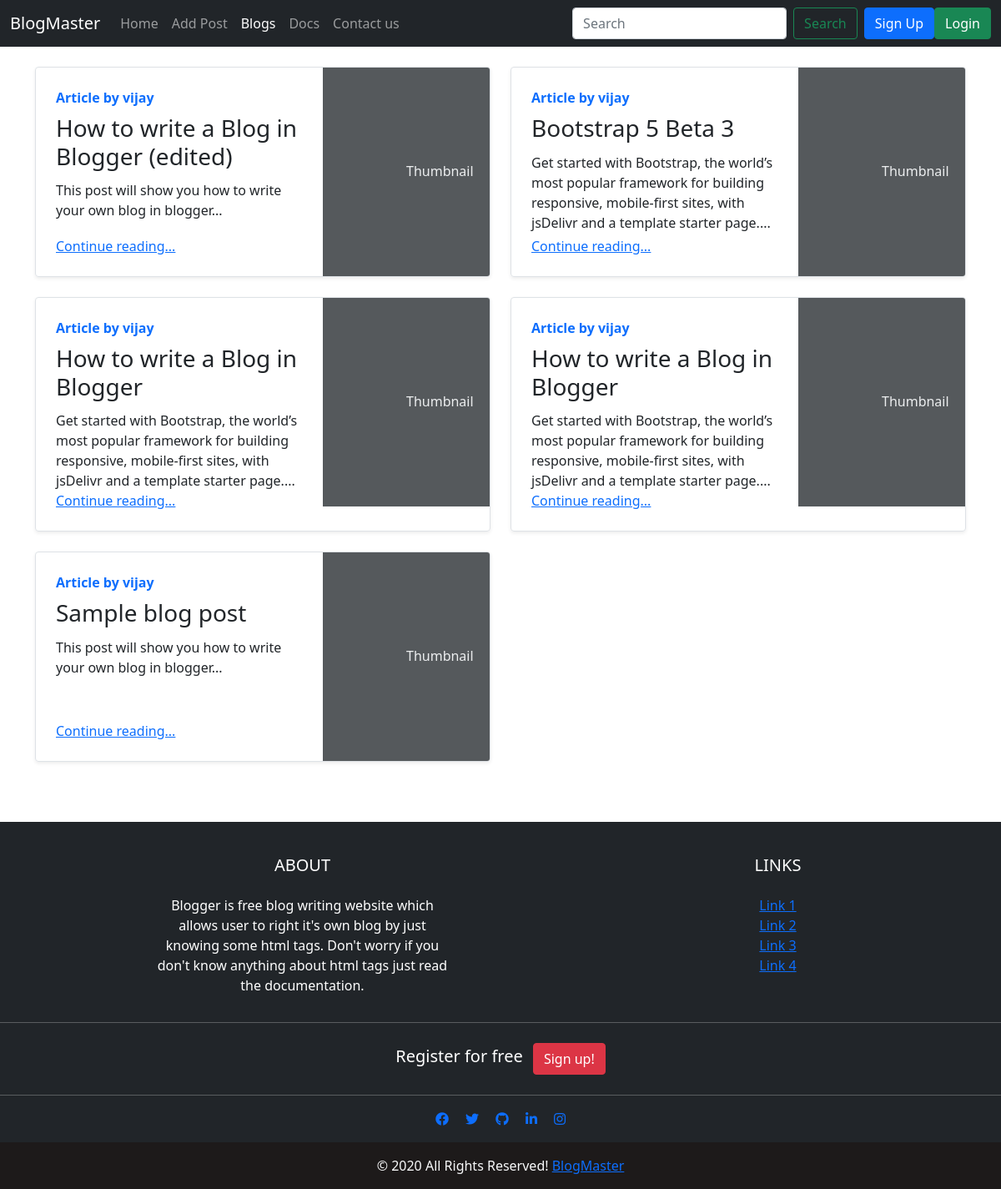
The page /articles on the database its author committed.
### blogPost/models.py (models this page shows, shortened)
class BlogPost(models.Model):
    id=models.AutoField(primary_key=True)
    user=models.ForeignKey(User,on_delete=models.CASCADE)
    title=models.CharField(max_length=100,default='')
    timestamp=models.DateTimeField(default=now)
    summary=models.CharField(max_length=1000,default='')
    content=RichTextField()
    about=models.TextField(max_length=10000,default='')
    image=models.ImageField(upload_to="images",blank=True)
    def human_readable_title(self):
        return self.title.replace(' ', '-')

### blogPost/views.py (the view)
# urls.py: path('articles',views.showArticles,name='articles'),
def showArticles(request):
    allPosts=BlogPost.objects.all()
    return render(request,'articles.html',{'blogs':allPosts})

### templates/articles.html (shortened to what this page needs)
{% extends 'base.html' %}
{% block article %}active{% endblock article %}
{% block body %}
<div class="container my-4">
    <div class="row mb-2">
        {% for blog in blogs %}
        <div class="col-md-6">
            <div class="row g-0 border rounded overflow-hidden flex-md-row mb-4 shadow-sm h-md-250 position-relative">
                <div class="col p-4 d-flex flex-column position-static">
                    <strong class="d-inline-block mb-2 text-primary">Article by {{blog.user}}</strong>
                    <h3 class="d-inline-block mb-2 ">{{blog.title}}</h3>
                    <p class="card-text mb-auto">{{blog.summary|slice:':200'}}...</p>
                    <a href="{% url 'detailView' blog.id blog.human_readable_title %}" class="stretched-link">Continue
                        reading...</a>
                </div>
                <div class="col-auto d-none d-lg-block">
                    {% if not blog.image%}
                    <svg class="bd-placeholder-img" width="200" height="250" xmlns="" role="img"
                        aria-label="Placeholder: Thumbnail" preserveAspectRatio="xMidYMid slice" focusable="false">
                        <title>Placeholder</title>
                        <rect width="100%" height="100%" fill="#55595c"></rect><text x="50%" y="50%" fill="#eceeef"
                            dy=".3em">Thumbnail</text>
                    </svg>
                    {% else %}
                    <img src="/media/{{blog.image}}" width="200" height="250" alt="">
                    {% endif %}
                </div>
            </div>
        </div>
        {% endfor %}
    </div>
</div>
{% endblock body %}

### rows shown on the page
BlogPost: user "vijay", title "How to write a Blog in Blogger (edited)", summary "This post will show you how to write your own blog in blogger", image "Thumbnail"
BlogPost: user "vijay", title "Bootstrap 5 Beta 3", summary "Get started with Bootstrap, the world’s most popular framework for building responsive, mobile-first sites, with jsDelivr and a template starter page.", image "Thumbnail"
BlogPost: user "vijay", title "How to write a Blog in Blogger", summary "Get started with Bootstrap, the world’s most popular framework for building responsive, mobile-first sites, with jsDelivr and a template starter page.", image "Thumbnail"
BlogPost: user "vijay", title "How to write a Blog in Blogger", summary "Get started with Bootstrap, the world’s most popular framework for building responsive, mobile-first sites, with jsDelivr and a template starter page.", image "Thumbnail"
BlogPost: user "vijay", title "Sample blog post", summary "This post will show you how to write your own blog in blogger", image "Thumbnail"
